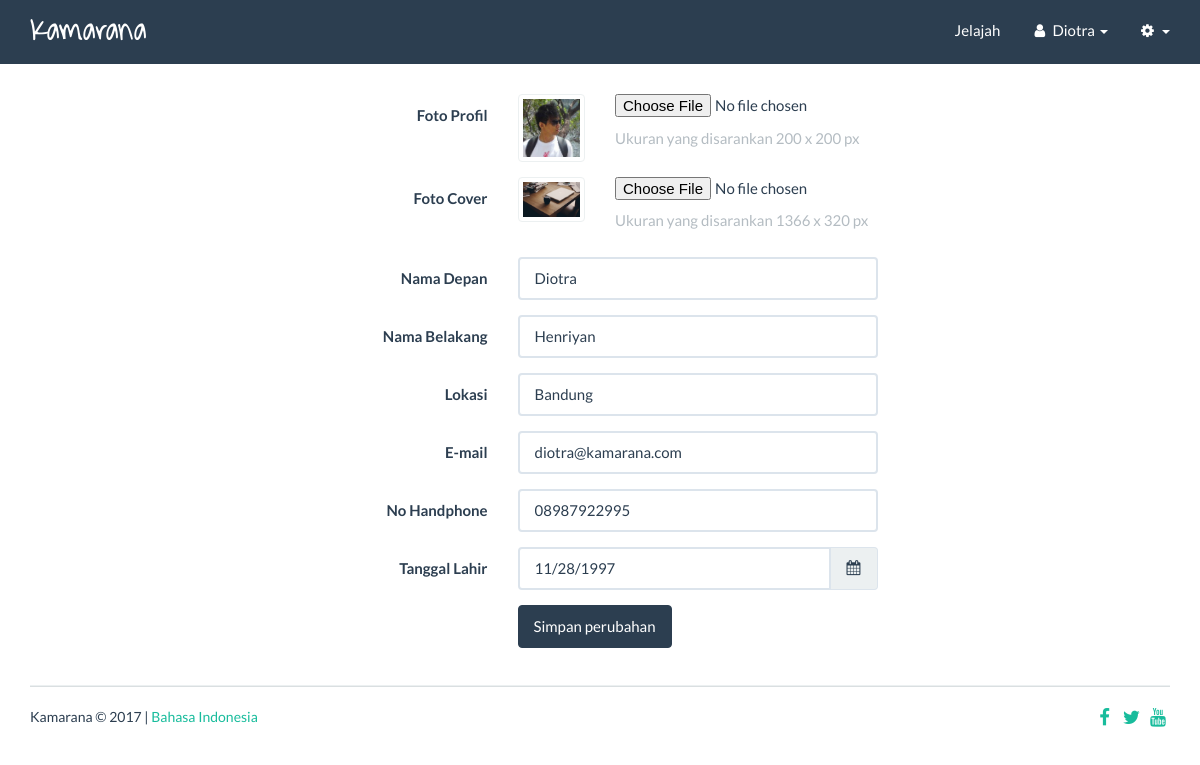
Page /?ref=edit_profile (signed in) on the committed database.
### tables this page shows
CREATE TABLE IF NOT EXISTS `user` (
  `id_user` int(11) NOT NULL AUTO_INCREMENT,
  `first_name` varchar(100) NOT NULL,
  `last_name` varchar(100) NOT NULL,
  `username` varchar(30) NOT NULL,
  `password` varchar(41) NOT NULL,
  `email` varchar(50) NOT NULL,
  `tgl_lahir` varchar(10) NOT NULL,
  `gender` enum('L','P') DEFAULT NULL,
  `no_hp` varchar(15) DEFAULT NULL,
  `location` varchar(30) DEFAULT NULL,
  `profilpic` varchar(200) DEFAULT NULL,
  `coverpic` varchar(200) DEFAULT NULL,
  `status` enum('Active','Deactive') DEFAULT 'Active',
  PRIMARY KEY (`id_user`),
  UNIQUE KEY `username` (`username`),
  UNIQUE KEY `username_2` (`username`),
  UNIQUE KEY `username_3` (`username`)
);

### index.php (called while the page is built, shortened)
<?php
getcontent();
?>

### view/profile-edit.php (the view, shortened to what this page needs)
<?php
$userid = $_SESSION['userid'];
$query = mysql_query("SELECT * FROM user WHERE id_user = '$userid'");
$user = mysql_fetch_array($query);
?>
<div class="container">
	<div class="content">
		<div class="row">
			<div class="col-md-3">
			</div>
			<div class="col-md-6">
				<form method="POST" class="validate-form" enctype="multipart/form-data">
					<div class="form-horizontal">
						<div class="form-group">
							<label class="col-md-4 control-label" for="profile-pic">Foto Profil</label>
							<div class="col-md-2">
								<?php
								if($user['profilpic']!=NULL) { ?>
									<img class="img-thumbnail" src="<?php echo $user['profilpic'] ?>">
								<?php }
								else { ?>
									<img src="http://placehold.it/70x70">
								<?php } ?>
							</div>
							<div class="col-md-6">
								<p><input type="file" name="profilpic"></p>
								<p class="text-muted">Ukuran yang disarankan 200 x 200 px</p>
							</div>
						</div>
						<div class="form-group">
							<label class="col-md-4 control-label" for="cover-pic">Foto Cover</label>
							<div class="col-md-2">
								<?php
								if($user['coverpic']!=NULL) { ?>
									<img class="img-thumbnail" src="<?php echo $user['coverpic'] ?>">
								<?php }
								else { ?>
									<img src="http://placehold.it/70x70">
								<?php } ?>
							</div>
							<div class="col-md-6">
								<p><input type="file" name="coverpic"></p>
								<p class="text-muted">Ukuran yang disarankan 1366 x 320 px</p>
							</div>
						</div>
						<div class="form-group">
							<label class="col-md-4 control-label" for="first-name">Nama Depan</label>
							<div class="col-md-8">
								<input name="firstname" type="text" class="form-control input-md" value="<?php echo $user['first_name'] ?>">
							</div>
						</div>
						<div class="form-group">
							<label class="col-md-4 control-label" for="last-name">Nama Belakang</label>
							<div class="col-md-8">
								<input name="lastname" type="text" class="form-control input-md" value="<?php echo $user['last_name'] ?>">
							</div>
						</div>
						<div class="form-group">
							<label class="col-md-4 control-label" for="location">Lokasi</label>
							<div class="col-md-8">
								<input name="location" type="text" class="form-control input-md" value="<?php echo $user['location'] ?>">
							</div>
						</div>
						<div class="form-group">
							<label class="col-md-4 control-label" for="email">E-mail</label>
							<div class="col-md-8">
								<input name="email" type="text" class="form-control input-md" value="<?php echo $user['email'] ?>">
							</div>
						</div>
						<div class="form-group">
							<label class="col-md-4 control-label" for="no-hp">No Handphone</label>
							<div class="col-md-8">
								<input name="nohp" type="text" class="form-control input-md" value="<?php echo $user['no_hp'] ?>">
							</div>
						</div>
						<div class="form-group">
							<label class="col-md-4 control-label" for="tgl-lahir">Tanggal Lahir</label>
							<div class="col-md-8">
								<div class="input-group date">
									<input type="text" name="tgl_lahir" class="form-control" placeholder="Pilih tanggal lahir" value="<?php echo $user['tgl_lahir'] ?>">
									<span class="input-group-addon"><i class="fa fa-calendar fa-fw"></i></span>
								</div>
							</div>
						</div>
						<div class="form-group">
							<div class="col-md-4"></div>
							<div class="col-md-8">
								<div class="input-group">
									<input type="submit" class="btn btn-primary" name="btn-save" value="Simpan perubahan">
								</div>
							</div>
						</div>
					</div>
				</form>
			</div>
		</div>
		<div class="col-md-3">
		</div>
	</div>
	<div class="row">
		<div class="col-md-12">
			<hr class="footer">
		</div>
	</div>
</div>

### themes/css/datepicker3.css (style rules this page uses)
.input-group.date .input-group-addon i { cursor: pointer; width: 16px; height: 16px; }

### themes/css/style.css (style rules this page uses)
body { padding-top: 60px; }
hr { background-color: #DADFE1; height: 1px; }
@media (min-width: 768px) { body { padding-top: 64px; } }
.content { margin-top: 30px; }
.footer { font-size: 14px; margin-bottom: 20px; }

### rows in the picture
user: profilpic (picture), coverpic (picture), firstname "Diotra", lastname "Henriyan", location "Bandung", email "diotra@kamarana.com", nohp "08987922995", tgl_lahir "11/28/1997"

### other values in the picture
$brand "Kamarana"
$_SESSION['fname'] "Diotra"
